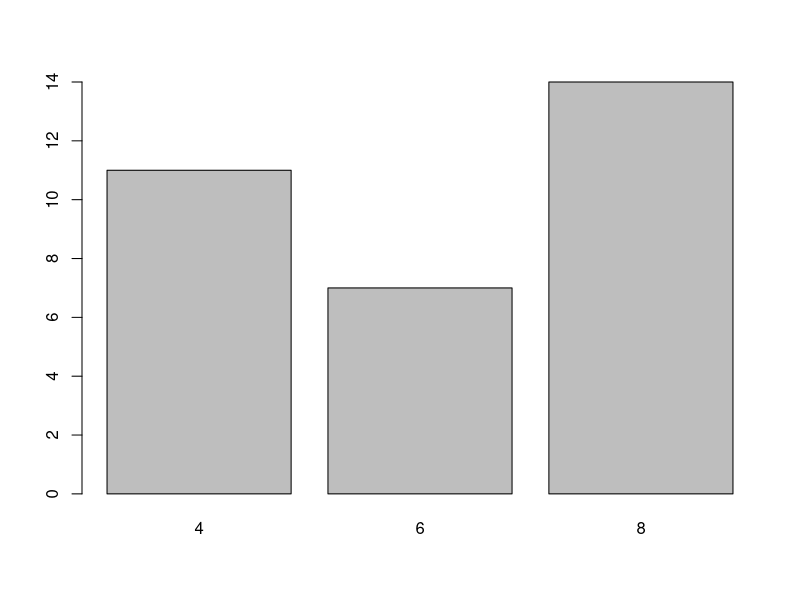
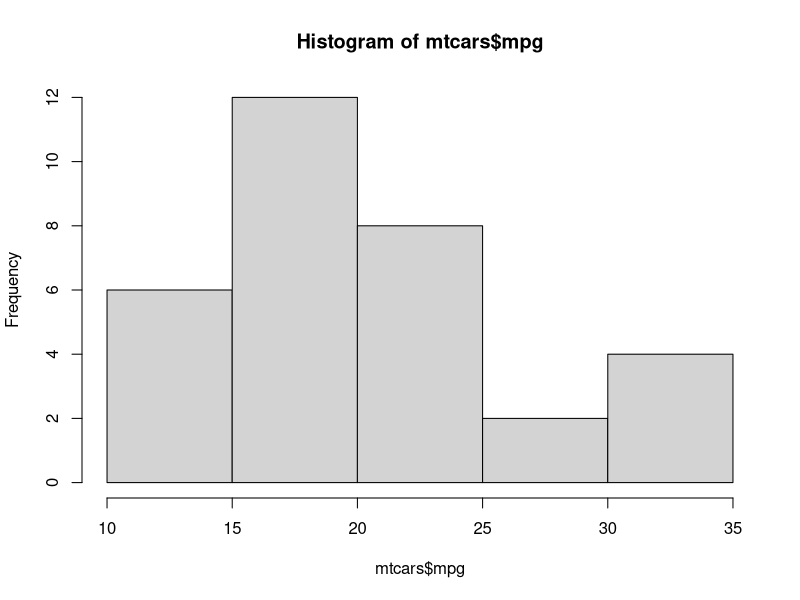
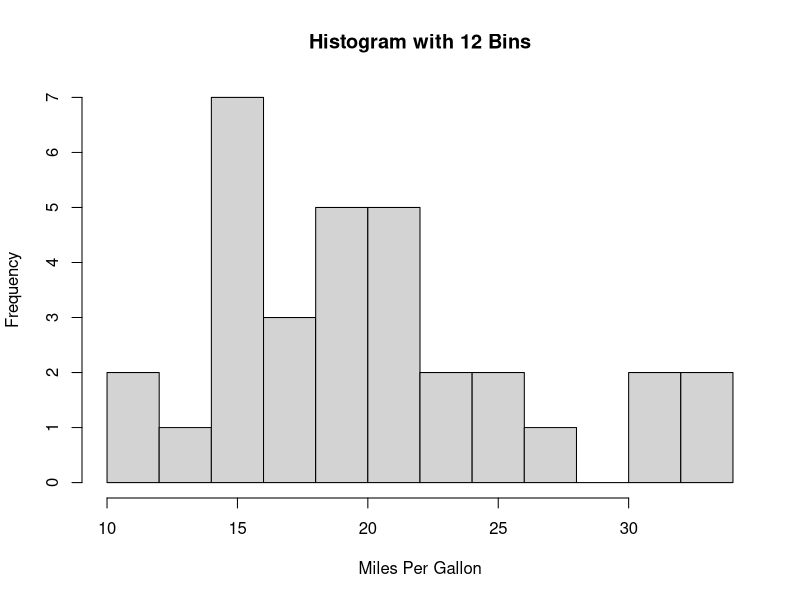
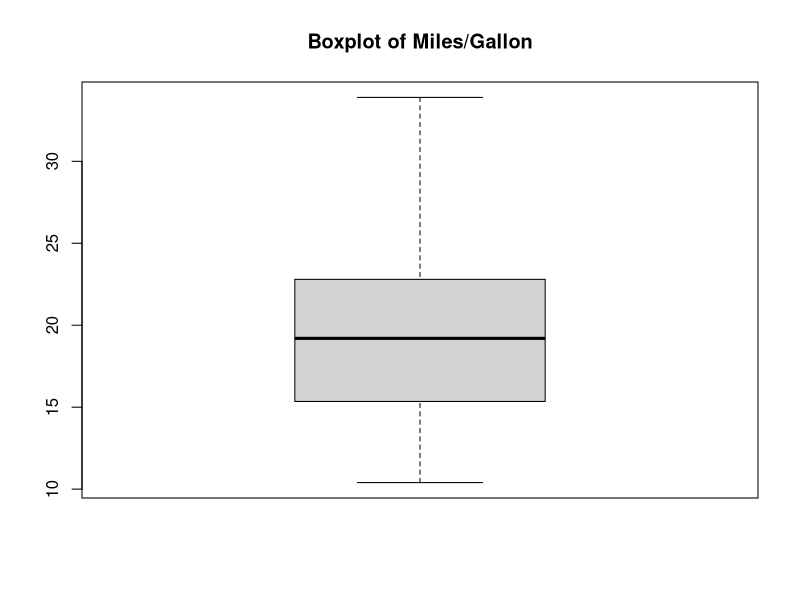
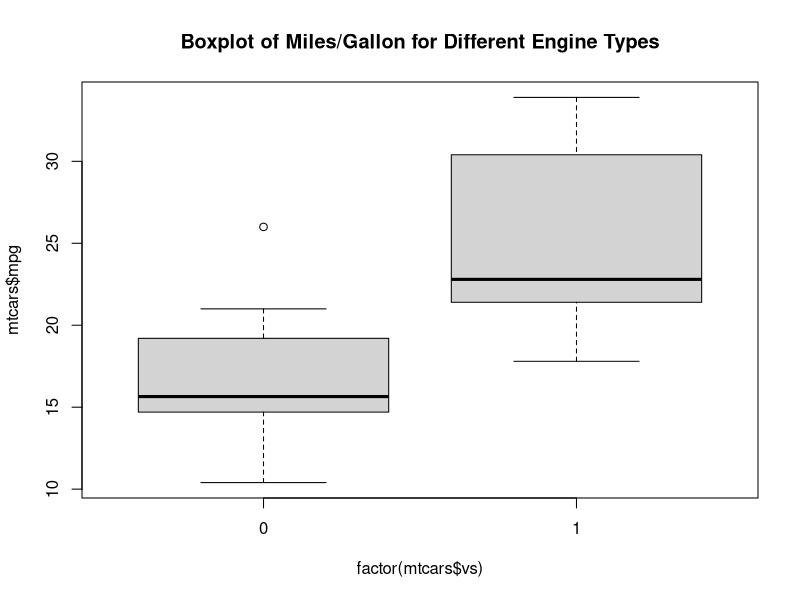
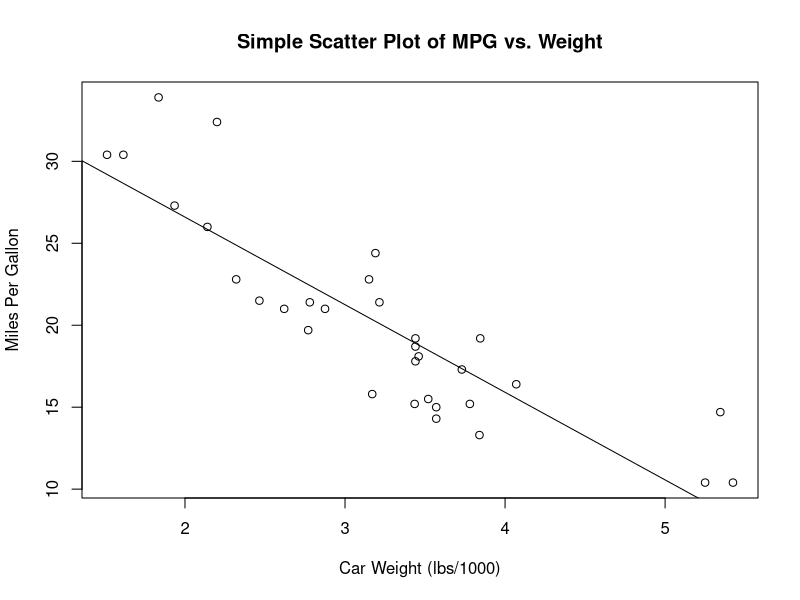

These figures' R source, in order:
##########################
# BASIC CHARTING USING R #
##########################



## count frequency for each category
counts_cyl = table(mtcars$cyl)
counts_cyl

## plot basic bar chart
barplot(counts_cyl)

## plot a simple histogram
hist(mtcars$mpg)


## plot histogram with specified bins
hist(mtcars$mpg, breaks=12, xlab="Miles Per Gallon", main="Histogram with 12 Bins")


boxplot(mtcars$mpg, main = "Boxplot of Miles/Gallon")

boxplot(mtcars$mpg~factor(mtcars$vs), main = "Boxplot of Miles/Gallon for Different Engine Types")


## basic scatter plot of MPG vs. Weight
plot(mtcars$wt, mtcars$mpg, main="Simple Scatter Plot of MPG vs. Weight", xlab="Car Weight (lbs/1000)", ylab="Miles Per Gallon")


## add a line to fit the data
abline(lm(mpg~wt, data = mtcars))

